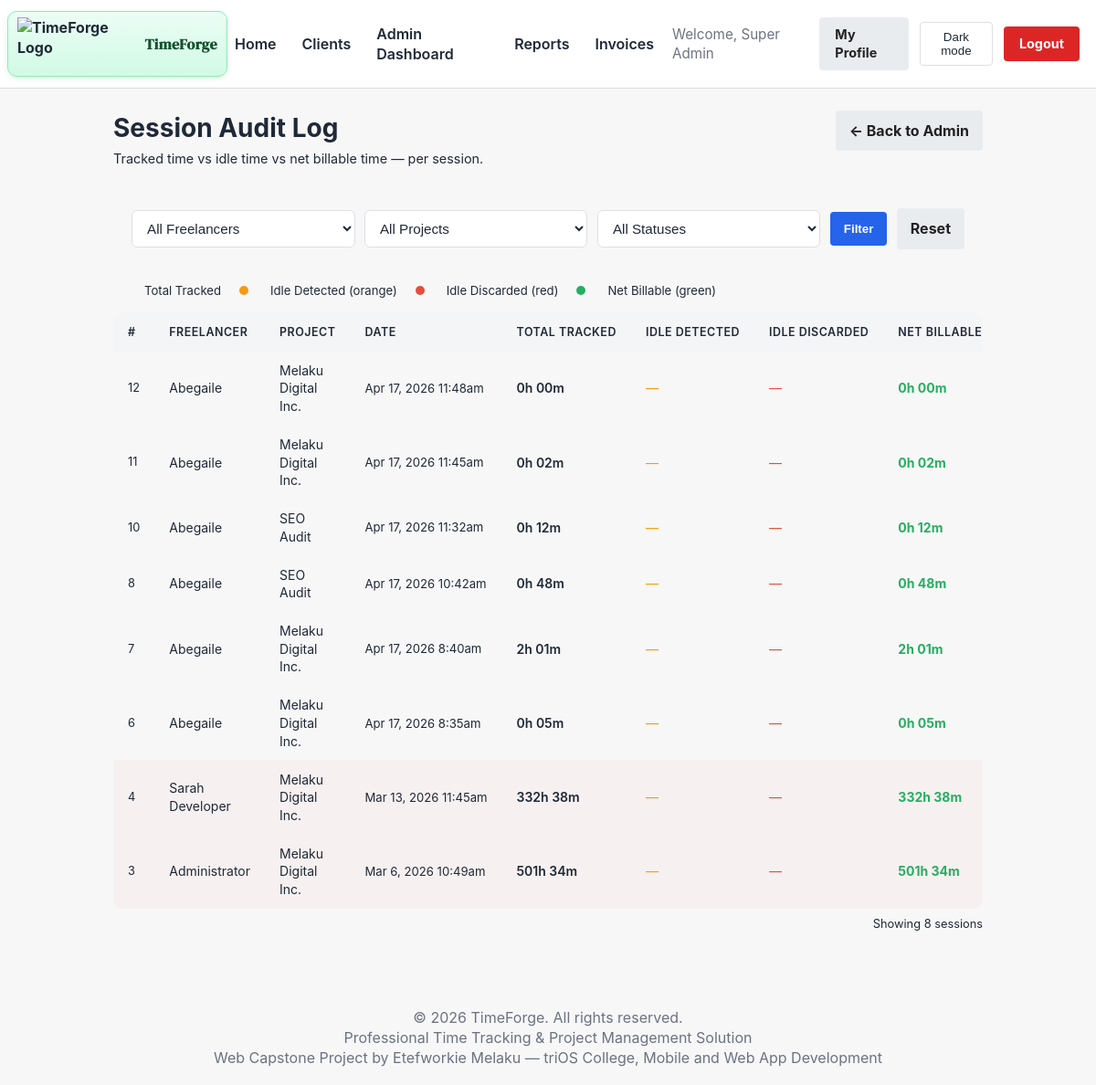
Screenshot of /admin/session_audit.php (signed in) with the database file from the repository.
### tables this page shows
CREATE TABLE `users` (
  `id` int(11) NOT NULL AUTO_INCREMENT,
  `company_id` int(11) DEFAULT NULL,
  `username` varchar(50) NOT NULL,
  `email` varchar(100) NOT NULL,
  `password` varchar(255) NOT NULL,
  `role` enum('admin','freelancer','client') NOT NULL DEFAULT 'freelancer',
  `full_name` varchar(100) NOT NULL,
  `company_name` varchar(150) DEFAULT NULL,
  `business_tagline` varchar(200) DEFAULT NULL,
  `company_logo` varchar(255) DEFAULT NULL,
  `is_active` tinyint(1) DEFAULT 1,
  `last_login` datetime DEFAULT NULL,
  `last_active_at` datetime DEFAULT NULL,
  `current_project_id` int(11) DEFAULT NULL,
  `password_reset_token` varchar(255) DEFAULT NULL,
  `password_reset_expires` datetime DEFAULT NULL,
  `created_at` timestamp NOT NULL DEFAULT current_timestamp(),
  `updated_at` timestamp NOT NULL DEFAULT current_timestamp() ON UPDATE current_timestamp(),
  PRIMARY KEY (`id`),
  UNIQUE KEY `username` (`username`),
  UNIQUE KEY `email` (`email`),
  KEY `users_fk_current_project` (`current_project_id`),
  KEY `company_id` (`company_id`),
  CONSTRAINT `users_fk_company` FOREIGN KEY (`company_id`) REFERENCES `companies` (`id`) ON DELETE SET NULL,
  CONSTRAINT `users_fk_current_project` FOREIGN KEY (`current_project_id`) REFERENCES `projects` (`id`) ON DELETE SET NULL
);

CREATE TABLE `time_entries` (
  `id` int(11) NOT NULL AUTO_INCREMENT,
  `company_id` int(11) DEFAULT NULL,
  `project_id` int(11) NOT NULL,
  `user_id` int(11) DEFAULT NULL,
  `start_time` datetime NOT NULL,
  `end_time` datetime DEFAULT NULL,
  `total_seconds` int(11) DEFAULT 0,
  `description` text DEFAULT NULL,
  `is_billable` tinyint(1) DEFAULT 1,
  `is_idle_detected` tinyint(1) DEFAULT 0,
  `status` enum('running','paused','completed','pending','approved','rejected','abandoned') DEFAULT 'completed',
  `entry_type` enum('timer','manual') DEFAULT 'timer',
  `reviewed_by` int(11) DEFAULT NULL,
  `reviewed_at` datetime DEFAULT NULL,
  `rejection_reason` varchar(255) DEFAULT NULL,
  `created_at` timestamp NOT NULL DEFAULT current_timestamp(),
  `updated_at` timestamp NOT NULL DEFAULT current_timestamp() ON UPDATE current_timestamp(),
  `idle_seconds` int(11) DEFAULT 0 COMMENT 'Total idle seconds detected during this session',
  `discarded_idle_seconds` int(11) DEFAULT 0 COMMENT 'Idle seconds the user chose to discard',
  `activity_score_avg` float DEFAULT NULL COMMENT 'Average activity events per heartbeat minute',
  `close_reason` enum('manual','auto','abandoned') DEFAULT 'manual' COMMENT 'How the session was closed',
  PRIMARY KEY (`id`),
  KEY `project_id` (`project_id`),
  KEY `user_id` (`user_id`),
  KEY `time_entries_fk_reviewer` (`reviewed_by`),
  KEY `time_entries_company_id` (`company_id`),
  CONSTRAINT `time_entries_fk_company` FOREIGN KEY (`company_id`) REFERENCES `companies` (`id`) ON DELETE CASCADE,
  CONSTRAINT `time_entries_fk_reviewer` FOREIGN KEY (`reviewed_by`) REFERENCES `users` (`id`) ON DELETE SET NULL,
  CONSTRAINT `time_entries_ibfk_1` FOREIGN KEY (`project_id`) REFERENCES `projects` (`id`) ON DELETE CASCADE,
  CONSTRAINT `time_entries_ibfk_2` FOREIGN KEY (`user_id`) REFERENCES `users` (`id`) ON DELETE SET NULL
);

CREATE TABLE `projects` (
  `id` int(11) NOT NULL AUTO_INCREMENT,
  `company_id` int(11) DEFAULT NULL,
  `project_name` varchar(100) NOT NULL,
  `description` text DEFAULT NULL,
  `client_id` int(11) NOT NULL,
  `created_by` int(11) DEFAULT NULL,
  `hourly_rate` decimal(10,2) DEFAULT 0.00,
  `budget` decimal(10,2) DEFAULT NULL,
  `deadline` date DEFAULT NULL,
  `status` enum('active','completed','archived') DEFAULT 'active',
  `stage` enum('planning','in_progress','review','testing','on_hold','completed','archived') DEFAULT 'planning',
  `created_at` timestamp NOT NULL DEFAULT current_timestamp(),
  `updated_at` timestamp NOT NULL DEFAULT current_timestamp() ON UPDATE current_timestamp(),
  `deleted_at` timestamp NULL DEFAULT NULL,
  `deleted_by` int(11) DEFAULT NULL,
  `deletion_requested` tinyint(1) DEFAULT 0,
  `deletion_requested_by` int(11) DEFAULT NULL,
  `deletion_requested_at` timestamp NULL DEFAULT NULL,
  `deletion_reason` text DEFAULT NULL,
  `progress_percentage` int(11) DEFAULT 0,
  `budget_alert_75` tinyint(1) DEFAULT 0,
  `budget_alert_90` tinyint(1) DEFAULT 0,
  `budget_alert_100` tinyint(1) DEFAULT 0,
  `screenshots_enabled` tinyint(1) NOT NULL DEFAULT 1 COMMENT '1 = auto-capture screenshots while timer runs, 0 = disabled',
  `tax_rate` decimal(5,2) DEFAULT 0.00 COMMENT 'Default tax percentage for invoices on this project',
  PRIMARY KEY (`id`),
  KEY `created_by` (`created_by`),
  KEY `projects_ibfk_1` (`client_id`),
  KEY `status` (`status`),
  KEY `deleted_at` (`deleted_at`),
  KEY `projects_company_id` (`company_id`),
  CONSTRAINT `projects_fk_company` FOREIGN KEY (`company_id`) REFERENCES `companies` (`id`) ON DELETE CASCADE,
  CONSTRAINT `projects_ibfk_1` FOREIGN KEY (`client_id`) REFERENCES `clients` (`id`) ON DELETE CASCADE,
  CONSTRAINT `projects_ibfk_2` FOREIGN KEY (`created_by`) REFERENCES `users` (`id`) ON DELETE SET NULL
);

### src/Core/Auth.php (called while the page is built, shortened)
<?php
function devBypassEnabled() {
    return defined('DEV_AUTH_BYPASS') && DEV_AUTH_BYPASS === true;
}
function getCurrentUser() {
    return isset($_SESSION['user_id']) ? $_SESSION : null;
}
function isLoggedIn() {
    return isset($_SESSION['user_id']) && !empty($_SESSION['user_id']);
}
function hasRole($role) {
    return isset($_SESSION['role']) && $_SESSION['role'] === $role;
}

### admin/session_audit.php (the view, shortened to what this page needs)
<?php
require_once __DIR__ . '/../includes/auth.php';
$filter_status  = $_GET['status'] ?? 'all';
$where   = ['te.status IN ("completed","approved","abandoned")', 'te.company_id = :company_id'];
$params  = [':company_id' => $_SESSION['company_id']];
$whereSQL = implode(' AND ', $where);
$sql = "
    SELECT te.id,
           te.start_time,
           te.end_time,
           te.total_seconds,
           te.idle_seconds,
           te.discarded_idle_seconds,
           te.activity_score_avg,
           te.close_reason,
           te.status,
           te.description,
           u.full_name   AS freelancer,
           p.project_name        AS project_name
    FROM time_entries te
    INNER JOIN users    u ON u.id = te.user_id
    INNER JOIN projects p ON p.id = te.project_id
    WHERE $whereSQL
    ORDER BY te.start_time DESC
    LIMIT 200
";
$stmt = $pdo->prepare($sql);
$stmt->execute($params);
$entries = $stmt->fetchAll(PDO::FETCH_ASSOC);
$users_stmt = $pdo->prepare("SELECT id, full_name FROM users WHERE role IN ('freelancer','admin') AND company_id = :company_id ORDER BY full_name");
$users_stmt->execute([':company_id' => $_SESSION['company_id']]);
$users = $users_stmt->fetchAll(PDO::FETCH_ASSOC);
function fmtSeconds(int $s): string {
    $h = floor($s / 3600);
    $m = floor(($s % 3600) / 60);
    return sprintf('%dh %02dm', $h, $m);
}
?>
<!DOCTYPE html>
<html lang="en">
<head>
    <link rel="stylesheet" href="/TimeForge_Capstone/css/style.css">
    <link rel="stylesheet" href="/TimeForge_Capstone/css/session-audit.css">
</head>
<body>
<?php include_once __DIR__ . '/../includes/header_partial.php'; ?>
<div class="container">
    <div class="audit-page-header">
        <div>
            <h1 class="audit-title">Session Audit Log</h1>
            <p class="audit-subtitle">Tracked time vs idle time vs net billable time — per session.</p>
        </div>
        <a href="/TimeForge_Capstone/admin/dashboard.php" class="btn btn-secondary">← Back to Admin</a>
    </div>
    <form method="GET" class="audit-filter-bar">
        <select name="user_id" class="form-control audit-select">
            <option value="0">All Freelancers</option>
        </select>
        <select name="project_id" class="form-control audit-select">
            <option value="0">All Projects</option>
        </select>
        <select name="status" class="form-control audit-select">
            <option value="all"      <?= $filter_status === 'all'       ? 'selected' : '' ?>>All Statuses</option>
        </select>
        <button type="submit" class="btn btn-primary">Filter</button>
        <a href="/TimeForge_Capstone/admin/session_audit.php" class="btn btn-secondary">Reset</a>
    </form>
    <div class="audit-legend">
        <span class="legend-dot legend-tracked"></span> Total Tracked
        <span class="legend-dot legend-idle"></span> Idle Detected (orange)
        <span class="legend-dot legend-discarded"></span> Idle Discarded (red)
        <span class="legend-dot legend-net"></span> Net Billable (green)
    </div>
    <?php if (empty($entries)): ?>
        <div class="card audit-empty">
            <p>No sessions found matching the selected filters.</p>
        </div>
    <?php else: ?>
    <div class="audit-table-wrap">
        <table class="audit-table">
            <thead>
                <tr>
                    <th>#</th>
                    <th>Freelancer</th>
                    <th>Project</th>
                    <th>Date</th>
                    <th>Total Tracked</th>
                    <th>Idle Detected</th>
                    <th>Idle Discarded</th>
                    <th>Net Billable</th>
                </tr>
            </thead>
            <tbody>
            <?php foreach ($entries as $e):
                $total      = (int)$e['total_seconds'];
                $idle       = (int)$e['idle_seconds'];
                $discarded  = (int)$e['discarded_idle_seconds'];
                $net        = max(0, $total - $discarded);
                $date       = date('M j, Y g:ia', strtotime($e['start_time']));
                $closeReason = $e['close_reason'];
            ?>
                <tr class="<?= $closeReason === 'abandoned' ? 'row-abandoned' : '' ?>">
                    <td class="audit-id"><?= $e['id'] ?></td>
                    <td><?= htmlspecialchars($e['freelancer']) ?></td>
                    <td><?= htmlspecialchars($e['project_name']) ?></td>
                    <td class="audit-date"><?= $date ?></td>
                    <td class="col-tracked"><?= fmtSeconds($total) ?></td>
                    <td class="col-idle"><?= $idle > 0 ? fmtSeconds($idle) : '<span class="text-muted">—</span>' ?></td>
                    <td class="col-discarded"><?= $discarded > 0 ? fmtSeconds($discarded) : '<span class="text-muted">—</span>' ?></td>
                    <td class="col-net">
                        <strong><?= fmtSeconds($net) ?></strong>
                    </td>
                </tr>
            <?php endforeach; ?>
            </tbody>
        </table>
    </div>
    <p class="audit-count">Showing <?= count($entries) ?> session<?= count($entries) !== 1 ? 's' : '' ?></p>
    <?php endif; ?>
</div>
<?php include_once __DIR__ . '/../includes/footer_partial.php'; ?>
</body>
</html>

### includes/header_partial.php (shortened to what this page needs)
<?php
require_once __DIR__ . '/auth.php';
$current_user = getCurrentUser();
?>
<header>
  <div class="logo">
    <a href="/TimeForge_Capstone/index.php?view=welcome" class="logo-link">
      <img src="/TimeForge_Capstone/icons/logo.png" alt="TimeForge Logo">
      <span>TimeForge</span>
    </a>
  </div>
  <nav>
    <a href="/TimeForge_Capstone/index.php">Home</a>
    <?php if (isLoggedIn()): ?>
      <?php if (hasRole('client')): ?>
        <a href="/TimeForge_Capstone/client/dashboard.php">My Dashboard</a>
        <a href="/TimeForge_Capstone/client/projects.php">My Projects</a>
        <a href="/TimeForge_Capstone/invoices/history.php">Invoices</a>
      <?php else: ?>
        <a href="/TimeForge_Capstone/clients.php">Clients</a>
        <?php if (hasRole('admin')): ?>
          <a href="/TimeForge_Capstone/admin/dashboard.php">Admin Dashboard</a>
          <a href="/TimeForge_Capstone/admin/reports.php">Reports</a>
          <a href="/TimeForge_Capstone/invoices/history.php">Invoices</a>
        <?php elseif (hasRole('freelancer')): ?>
          <a href="/TimeForge_Capstone/freelancer/dashboard.php">Freelancer Portal</a>
        <?php endif; ?>
      <?php endif; ?>
      <span class="nav-text">Welcome, <?php echo htmlspecialchars($current_user['full_name'] ?? 'User'); ?></span>
      <a href="/TimeForge_Capstone/profile.php" class="btn btn-secondary btn-compact">My Profile</a>
      <button id="themeToggle" class="theme-toggle">Dark mode</button>
      <a href="/TimeForge_Capstone/includes/logout.php" class="btn btn-danger btn-compact">Logout</a>
    <?php else: ?>
      <button id="themeToggle" class="theme-toggle">Dark mode</button>
      <a href="/TimeForge_Capstone/login.php">Login</a>
      <a href="/TimeForge_Capstone/register.php">Register</a>
    <?php endif; ?>
  </nav>
</header>
<link rel="stylesheet" href="/TimeForge_Capstone/css/style.css">
<link rel="stylesheet" href="/TimeForge_Capstone/css/time_tracker.css">

### rows the page displays
users: full_name "Super Admin"
time_entries: id "12", user.full_name "Abegaile", project.project_name "Melaku Digital Inc.", start_time "Apr 17, 2026 11:48am", total_seconds "0h 00m", fmtSeconds($net) "0h 00m"
time_entries: id "11", user.full_name "Abegaile", project.project_name "Melaku Digital Inc.", start_time "Apr 17, 2026 11:45am", total_seconds "0h 02m", fmtSeconds($net) "0h 02m"
time_entries: id "10", user.full_name "Abegaile", project.project_name "SEO Audit", start_time "Apr 17, 2026 11:32am", total_seconds "0h 12m", fmtSeconds($net) "0h 12m"
time_entries: id "8", user.full_name "Abegaile", project.project_name "SEO Audit", start_time "Apr 17, 2026 10:42am", total_seconds "0h 48m", fmtSeconds($net) "0h 48m"
time_entries: id "7", user.full_name "Abegaile", project.project_name "Melaku Digital Inc.", start_time "Apr 17, 2026 8:40am", total_seconds "2h 01m", fmtSeconds($net) "2h 01m"
time_entries: id "6", user.full_name "Abegaile", project.project_name "Melaku Digital Inc.", start_time "Apr 17, 2026 8:35am", total_seconds "0h 05m", fmtSeconds($net) "0h 05m"
time_entries: id "4", user.full_name "Sarah Developer", project.project_name "Melaku Digital Inc.", start_time "Mar 13, 2026 11:45am", total_seconds "332h 38m", fmtSeconds($net) "332h 38m"
time_entries: id "3", user.full_name "Administrator", project.project_name "Melaku Digital Inc.", start_time "Mar 6, 2026 10:49am", total_seconds "501h 34m", fmtSeconds($net) "501h 34m"

### other values shown
count($entries) "8"
